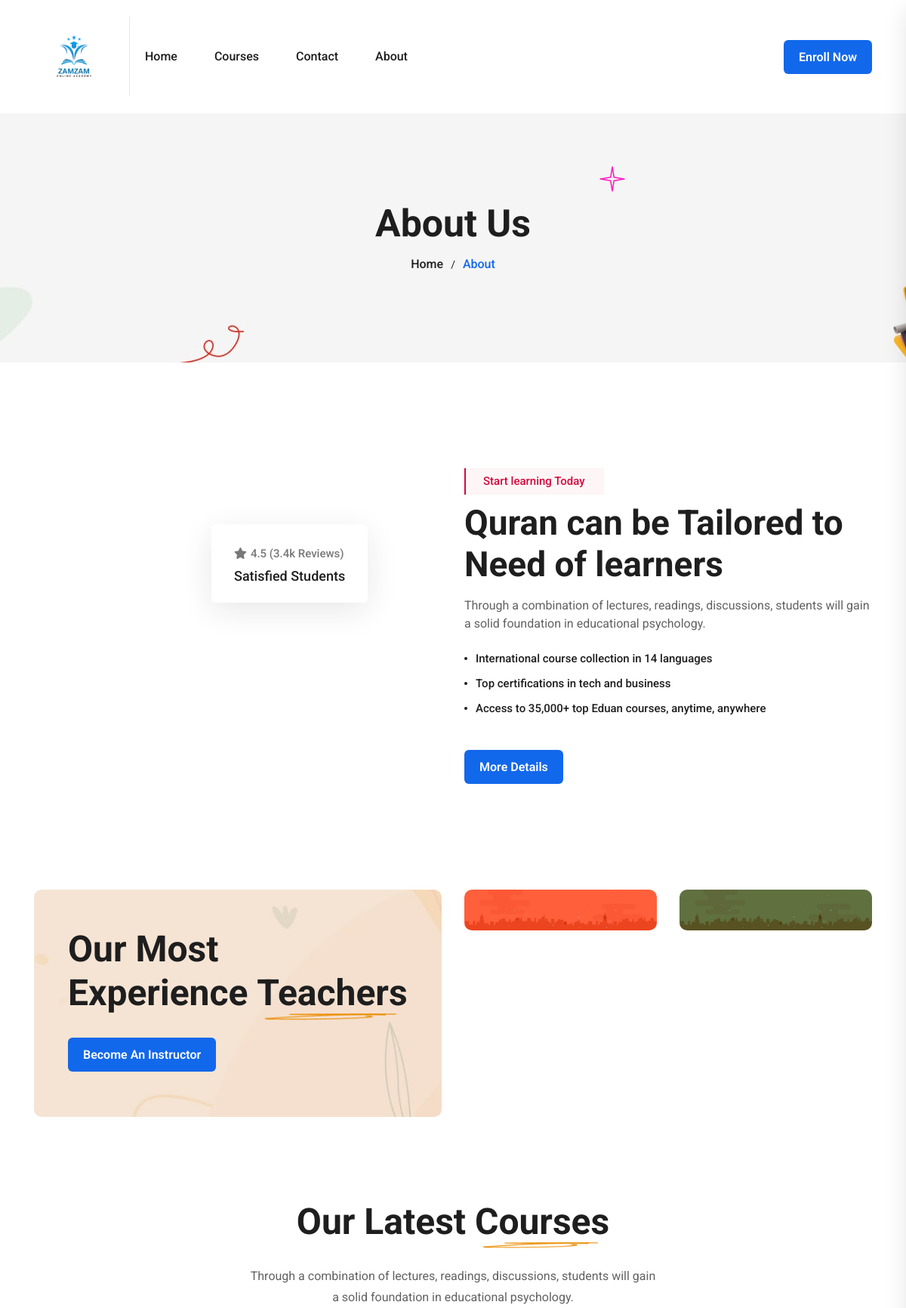
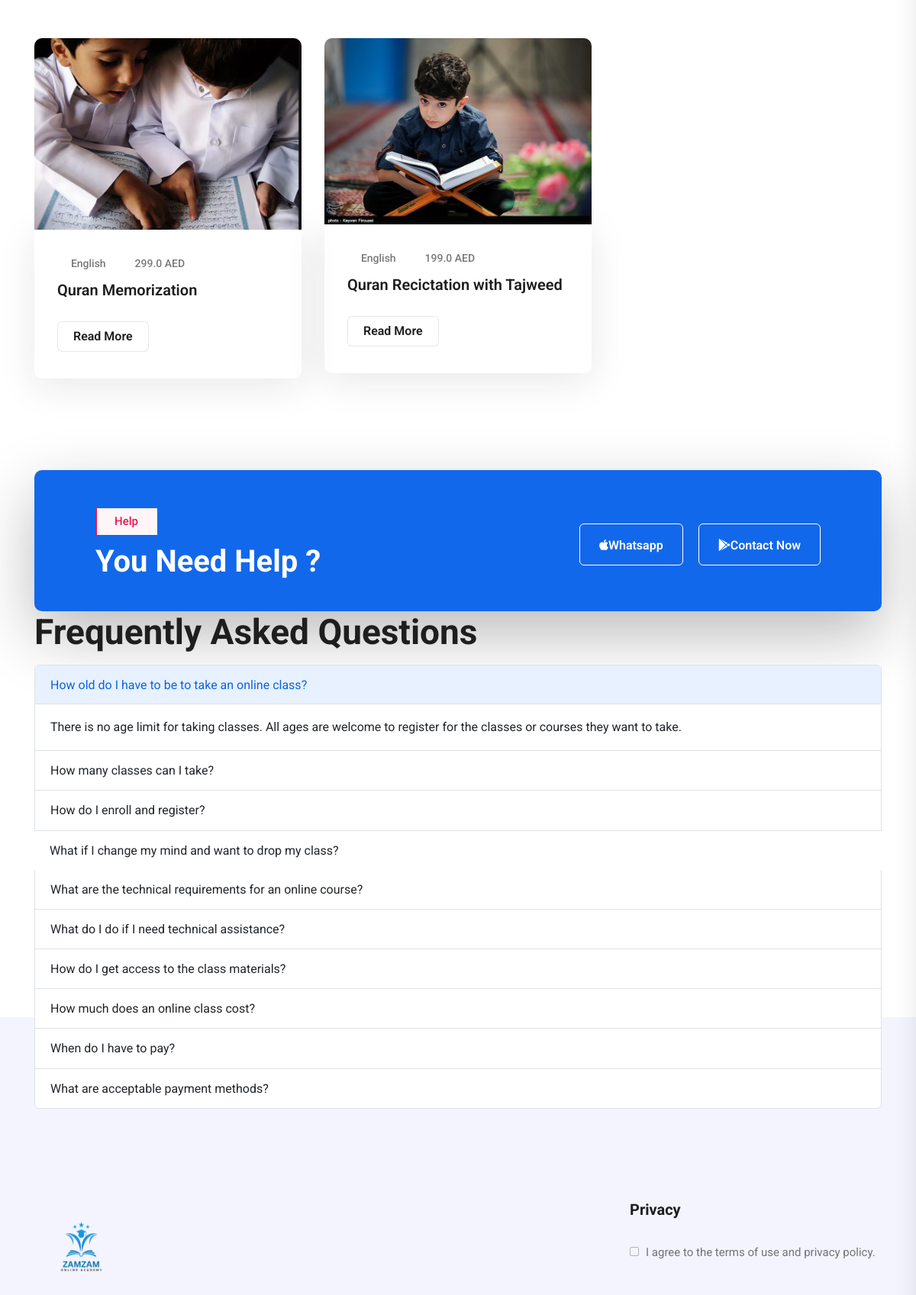
The page /about/ (upper part) on the database its author committed (2 pictures, top to bottom).
### main/models.py (models this page shows, shortened)
class Teacher(models.Model):
    user = models.ForeignKey(User,blank=True,null=True,on_delete=models.CASCADE)
    teacher_image = models.ImageField(upload_to='image/teacher/')
    Choices = (
        ('Male','Male'),
        ('Female','Female'),
    )
    name = models.CharField(max_length=90,verbose_name='Teacher Name', blank=False,null=False,help_text="Teacher's Name")
    gender = models.CharField(max_length=10,verbose_name='Teacher Gender',blank=False,null=False,help_text="Teacher's Gender",choices=Choices)
    nationality = models.CharField(max_length=20,verbose_name='Teacher Nationality',blank=False,null=False,help_text="Teacher's Nationality")
    courses = models.ManyToManyField(Courses)
    Bio = models.TextField(max_length=700,verbose_name='Bio', blank=False,null=False,help_text='Bio of Teacher')

class Courses(models.Model):
    Choices = (
        ('Quran Memorization','Quran Memorization'),
        ('Quran Recictation with Tajweed','Quran Recictation with Tajweed'),
        ('Alim Course','Alim Course'),
        ('Hadith Course','Hadith Course'),
        ('Tafseer ul Quran','Tafseer ul Quran'),
    )
    Languages = (
        ('English','English'),
        ('Urdu','Urdu'),
        ('Arabic','Arabic'),
    )
    course_name = models.CharField(max_length=40,verbose_name='Course Name', blank=False,null=False,help_text="Course Name",choices=Choices)
    course_image = models.ImageField(null=False, blank=False,upload_to='course_images/')
    language = models.CharField(max_length=40,verbose_name='Language', blank=False,null=False,help_text="Language",choices=Languages)
    brief =  FroalaField()
    weeks = models.PositiveIntegerField(null=False, blank=False,default=1)
    price = models.FloatField(null=False, blank=False,verbose_name="Price of Course",help_text="Price of Course")
    lessons = models.PositiveIntegerField(null=False, blank=False,default=1)

### main/views.py (the view)
# urls.py: path('about/',views.About.as_view(), name='About'),
class About(TemplateView):
    template_name = 'about.html'
    def get_context_data(self, **kwargs):
        context = super().get_context_data(**kwargs)
        teachers = Teacher.objects.all()
        courses = Courses.objects.all()
        context["Teachers"] = teachers
        context["Courses"] = courses
        return context

### main/templates/about.html (shortened to what this page needs)
{% extends "Header.html" %}
{% block Content %}
{% load static %}
<main>
<section class="breadcrumb-area bg-default" data-background="{% static 'assets/img/breadcrumb/breadcrumb-bg.jpg' %}">
<img alt="" class="breadcrumb-shape" src="{% static 'assets/img/breadcrumb/shape-1.png' %}"/>
<div class="container">
<div class="row">
<div class="col-12">
<div class="breadcrumb-content">
<h2 class="breadcrumb-title">About Us</h2>
<div class="breadcrumb-list">
<a href="index.html">Home</a>
<span>About</span>
</div>
</div>
</div>
</div>
</div>
</section>
<section class="about-area pt-140 pb-90">
<div class="container">
<div class="row align-items-center">
<div class="col-xl-6 col-lg-6">
<div class="about-img mb-50">
<div class="about-img-meta">
<span><i class="fa-solid fa-star"></i>4.5 (3.4k Reviews)</span>
<h5>Satisfied Students</h5>
</div>
</div>
</div>
<div class="col-xl-6 col-lg-6 col-md-10">
<div class="about-content mb-50">
<div class="section-area mb-20">
<span class="section-subtitle">Start learning Today</span>
<h2 class="section-title mb-15">Quran can be Tailored to Need of learners</h2>
<p class="section-text">
                                    Through a combination of lectures, readings, discussions, students will gain a solid foundation in educational psychology.
                                </p>
</div>
<div class="about-content-list">
<ul>
<li>International course collection in 14 languages</li>
<li>Top certifications in tech and business</li>
<li>Access to 35,000+ top Eduan courses, anytime, anywhere</li>
</ul>
</div>
<div class="about-content-button">
<a class="theme-btn about-btn theme-btn-medium" href="/courses/">More Details</a>
</div>
</div>
</div>
</div>
</div>
</section>
<section class="h2_teacher-area pb-80">
<div class="container">
<div class="row">
<div class="col-xl-6 col-lg-8 col-md-12 mb-30">
<div class="h2_teacher-section bg-default" data-background="assets/img/teacher/2/bg.jpg">
<div class="section-area-2">
<h2 class="section-title mb-30">Our Most <br/> Experience
                                    <span>Teachers <img alt="" src="{% static 'assets/img/banner/2/line.png' %}"/></span></h2>
</div>
<div class="h2_teacher-button">
<a class="theme-btn theme-btn-medium teacher-btn" href="https://wa.me/+971562579164?text=I wanna be Teacher at ZamZam Academy.">Become An Instructor</a>
</div>
</div>
</div>
{% for Teacher in Teachers %}
<div class="col-xl-3 col-lg-4 col-sm-6">
<div class="h2_teacher-item mb-30">
<div class="h2_teacher-img">
<img alt="" src="/media/{{Teacher.teacher_image}}"/>
</div>
</div>
</div>
{% endfor %}
</div>
</div>
</section>
<section class="h2_blog-area pb-90">
<div class="container">
<div class="row justify-content-center">
<div class="col-xl-6 col-lg-8 col-md-10">
<div class="section-area-2 mb-50 text-center h2_blog-section-area">
<h2 class="section-title mb-30">Our Latest
                                <span>Courses <img alt="" src="{% static 'assets/img/banner/2/line.png' %}"/></span></h2>
<p class="section-text">
                                Through a combination of lectures, readings, discussions, students will gain a solid foundation in educational psychology.
                            </p>
</div>
</div>
</div>
<div class="row">
    {% for course in Courses %}
    <div class="col-xl-4 col-lg-6 col-md-6">
<div class="h2_blog-item mb-30">
<div class="h2_blog-img">
<a href="blog-details.html"><img alt="" src="/media/{{course.course_image}}"/></a>
</div>
<div class="h2_blog-content">
<div class="h2_blog-content-meta">
<span><i class="fa-thin fa-user"></i>{{course.language}}</span>
<span><i class="fa-thin fa-clock"></i>{{course.price}} AED</span>
</div>
<h5 class="h2_blog-content-title"><a href="blog-details.html">{{course.course_name}}</a></h5>
<a class="theme-btn blog-btn t-theme-btn" href="/course/{{course.id}}">Read More</a>
</div>
</div>
</div>
    {% endfor %}
</div>
</div>
</section>
<div class="cta-area">
<div class="container">
<div class="cta-wrapper">
<div class="row align-items-center">
<div class="col-xl-6 col-lg-6">
<div class="cta-content mb-30 mb-lg-0">
<span class="cta-subtitle">Help</span>
<h2 class="cta-title">You Need Help ?</h2>
</div>
</div>
<div class="col-xl-6 col-lg-6">
<div class="cta-button">
<a class="cta-btn" href="#"><i class="fa-brands fa-apple"></i>Whatsapp</a>
<a class="cta-btn" href="#"><i class="fa-brands fa-google-play"></i>Contact Now</a>
</div>
</div>
</div>
</div>
</div>
<div class="container">
        <h2>Frequently Asked Questions</h2>
        <div class="accordion" id="faqAccordion">
            <div class="accordion-item">
                <h2 class="accordion-header" id="question1">
                    <button class="accordion-button" type="button" data-bs-toggle="collapse" data-bs-target="#answer1"
                        aria-expanded="true" aria-controls="answer1">
                        How old do I have to be to take an online class?
                    </button>
                </h2>
                <div id="answer1" class="accordion-collapse collapse show" aria-labelledby="question1"
                    data-bs-parent="#faqAccordion">
                    <div class="accordion-body">
                        There is no age limit for taking classes. All ages are welcome to register for the classes or courses they
                        want to take.
                    </div>
                </div>
            </div>
            <div class="accordion-item">
                <h2 class="accordion-header" id="question2">
                    <button class="accordion-button collapsed" type="button" data-bs-toggle="collapse" data-bs-target="#answer2"
                        aria-expanded="false" aria-controls="answer2">
                        How many classes can I take?
                    </button>
                </h2>
            </div>
            <div class="accordion-item">
                <h2 class="accordion-header" id="question3">
                    <button class="accordion-button collapsed" type="button" data-bs-toggle="collapse" data-bs-target="#answer3"
                        aria-expanded="false" aria-controls="answer3">
                        How do I enroll and register?
                    </button>
                </h2>
            </div>
            <div class "accordion-item">
                <h2 class="accordion-header" id="question4">
                    <button class="accordion-button collapsed" type="button" data-bs-toggle="collapse" data-bs-target="#answer4"
                        aria-expanded="false" aria-controls="answer4">
                        What if I change my mind and want to drop my class?
                    </button>
                </h2>
            </div>
            <div class="accordion-item">
                <h2 class="accordion-header" id="question5">
                    <button class="accordion-button collapsed" type="button" data-bs-toggle="collapse" data-bs-target="#answer5"
                        aria-expanded="false" aria-controls="answer5">
                        What are the technical requirements for an online course?
                    </button>
                </h2>
            </div>
            <div class="accordion-item">
                <h2 class="accordion-header" id="question6">
                    <button class="accordion-button collapsed" type="button" data-bs-toggle="collapse" data-bs-target="#answer6"
                        aria-expanded="false" aria-controls="answer6">
                        What do I do if I need technical assistance?
                    </button>
                </h2>
            </div>
            <div class="accordion-item">
                <h2 class="accordion-header" id="question7">
                    <button class="accordion-button collapsed" type="button" data-bs-toggle="collapse" data-bs-target="#answer7"
                        aria-expanded="false" aria-controls="answer7">
                        How do I get access to the class materials?
                    </button>
                </h2>
            </div>
            <div class="accordion-item">
                <h2 class="accordion-header" id="question8">
                    <button class="accordion-button collapsed" type="button" data-bs-toggle="collapse" data-bs-target="#answer8"
                        aria-expanded="false" aria-controls="answer8">
                        How much does an online class cost?
                    </button>
                </h2>
            </div>
            <div class="accordion-item">
                <h2 class="accordion-header" id="question9">
                    <button class="accordion-button collapsed" type="button" data-bs-toggle="collapse" data-bs-target="#answer9"
                        aria-expanded="false" aria-controls="answer9">
                        When do I have to pay?
                    </button>
                </h2>
            </div>
            <div class="accordion-item">
                <h2 class="accordion-header" id="question10">
                    <button class="accordion-button collapsed" type="button" data-bs-toggle="collapse" data-bs-target="#answer10"
                        aria-expanded="false" aria-controls="answer10">
                        What are acceptable payment methods?
                    </button>
                </h2>
            </div>
        </div>
    </div>
</div>
</main>
{% endblock Content%}

### rows shown on the page
Teacher: teacher_image (picture)
Teacher: teacher_image (picture)
Courses: course_image (picture), language "English", price "299.0", course_name "Quran Memorization"
Courses: course_image (picture), language "English", price "199.0", course_name "Quran Recictation with Tajweed"
